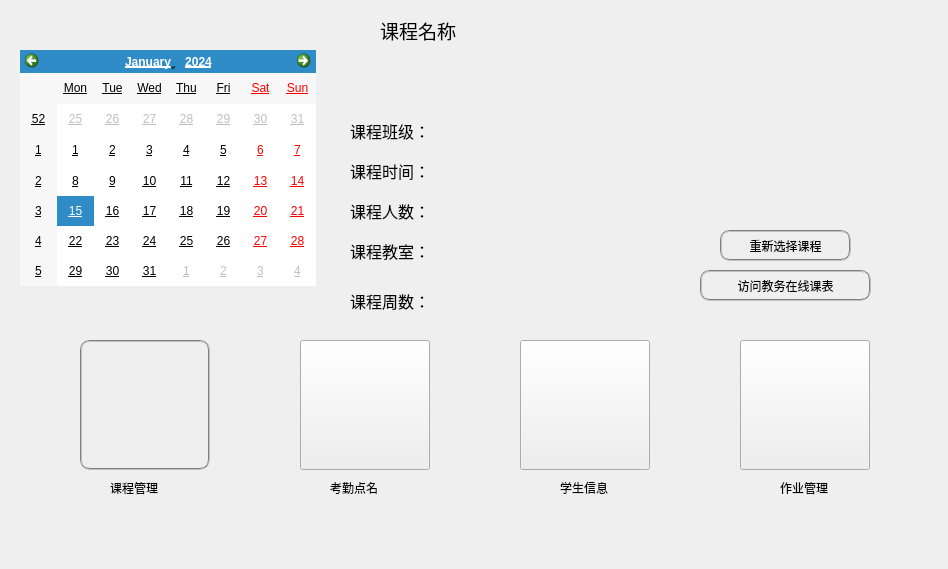
<?xml version="1.0" encoding="UTF-8"?>
<ui version="4.0">
 <class>gongneng</class>
 <widget class="QDialog" name="gongneng">
  <property name="geometry">
   <rect>
    <x>0</x>
    <y>0</y>
    <width>948</width>
    <height>569</height>
   </rect>
  </property>
  <property name="windowTitle">
   <string>GanLing Assistant</string>
  </property>
  <property name="styleSheet">
   <string notr="true">#gongneng { 
border-image: url(:/image/now/gongneng.jpg); 
} 
#gongneng * { 
border-image:url(/image/now/gongneng.jpg); 
}</string>
  </property>
  <widget class="QLabel" name="label">
   <property name="geometry">
    <rect>
     <x>350</x>
     <y>110</y>
     <width>241</width>
     <height>41</height>
    </rect>
   </property>
   <property name="font">
    <font>
     <family>造字工房悦圆（非商用）常规体</family>
     <pointsize>12</pointsize>
     <weight>9</weight>
     <italic>false</italic>
     <bold>false</bold>
    </font>
   </property>
   <property name="styleSheet">
    <string notr="true">border-image: url(:/image/toum.png);
font: 75 12pt &quot;造字工房悦圆（非商用）常规体&quot;;
</string>
   </property>
   <property name="text">
    <string>课程班级：</string>
   </property>
  </widget>
  <widget class="QLabel" name="label_2">
   <property name="geometry">
    <rect>
     <x>350</x>
     <y>150</y>
     <width>251</width>
     <height>41</height>
    </rect>
   </property>
   <property name="font">
    <font>
     <family>造字工房悦圆（非商用）常规体</family>
     <pointsize>12</pointsize>
     <weight>9</weight>
     <italic>false</italic>
     <bold>false</bold>
    </font>
   </property>
   <property name="styleSheet">
    <string notr="true">border-image: url(:/image/toum.png);
font: 75 12pt &quot;造字工房悦圆（非商用）常规体&quot;;</string>
   </property>
   <property name="text">
    <string>课程时间：</string>
   </property>
  </widget>
  <widget class="QLabel" name="label_3">
   <property name="geometry">
    <rect>
     <x>350</x>
     <y>230</y>
     <width>301</width>
     <height>41</height>
    </rect>
   </property>
   <property name="font">
    <font>
     <family>造字工房悦圆（非商用）常规体</family>
     <pointsize>12</pointsize>
     <weight>9</weight>
     <italic>false</italic>
     <bold>false</bold>
    </font>
   </property>
   <property name="styleSheet">
    <string notr="true">border-image: url(:/image/toum.png);
font: 75 12pt &quot;造字工房悦圆（非商用）常规体&quot;;</string>
   </property>
   <property name="text">
    <string>课程教室：</string>
   </property>
  </widget>
  <widget class="QLabel" name="label_4">
   <property name="geometry">
    <rect>
     <x>350</x>
     <y>190</y>
     <width>241</width>
     <height>41</height>
    </rect>
   </property>
   <property name="font">
    <font>
     <family>造字工房悦圆（非商用）常规体</family>
     <pointsize>12</pointsize>
     <weight>9</weight>
     <italic>false</italic>
     <bold>false</bold>
    </font>
   </property>
   <property name="styleSheet">
    <string notr="true">border-image: url(:/image/toum.png);
font: 75 12pt &quot;造字工房悦圆（非商用）常规体&quot;;</string>
   </property>
   <property name="text">
    <string>课程人数：</string>
   </property>
  </widget>
  <widget class="QPushButton" name="pushButton">
   <property name="geometry">
    <rect>
     <x>720</x>
     <y>230</y>
     <width>131</width>
     <height>31</height>
    </rect>
   </property>
   <property name="cursor">
    <cursorShape>PointingHandCursor</cursorShape>
   </property>
   <property name="styleSheet">
    <string notr="true">image: url(:/image/toum.png);
font: 75 12pt &quot;造字工房悦圆（非商用）常规体&quot;;
border:2px groove gray;
border-radius:10px;
padding:2px 4px;</string>
   </property>
   <property name="text">
    <string>重新选择课程</string>
   </property>
  </widget>
  <widget class="QPushButton" name="pushButton_2">
   <property name="geometry">
    <rect>
     <x>80</x>
     <y>340</y>
     <width>130</width>
     <height>130</height>
    </rect>
   </property>
   <property name="minimumSize">
    <size>
     <width>130</width>
     <height>130</height>
    </size>
   </property>
   <property name="maximumSize">
    <size>
     <width>130</width>
     <height>130</height>
    </size>
   </property>
   <property name="cursor">
    <cursorShape>PointingHandCursor</cursorShape>
   </property>
   <property name="styleSheet">
    <string notr="true">border-image: url(:/image/kecheng.png);
border:2px groove gray;
border-radius:10px;
padding:2px 4px;</string>
   </property>
   <property name="text">
    <string/>
   </property>
  </widget>
  <widget class="QPushButton" name="pushButton_3">
   <property name="geometry">
    <rect>
     <x>300</x>
     <y>340</y>
     <width>130</width>
     <height>130</height>
    </rect>
   </property>
   <property name="minimumSize">
    <size>
     <width>130</width>
     <height>130</height>
    </size>
   </property>
   <property name="maximumSize">
    <size>
     <width>130</width>
     <height>130</height>
    </size>
   </property>
   <property name="cursor">
    <cursorShape>PointingHandCursor</cursorShape>
   </property>
   <property name="styleSheet">
    <string notr="true">border-image: url(:/image/dianming.png);
selection-color: qradialgradient(spread:repeat, cx:0.5, cy:0.5, radius:0.077, fx:0.5, fy:0.5, stop:0 rgba(0, 169, 255, 147), stop:0.497326 rgba(0, 0, 0, 147), stop:1 rgba(0, 169, 255, 147));
</string>
   </property>
   <property name="text">
    <string/>
   </property>
  </widget>
  <widget class="QPushButton" name="pushButton_4">
   <property name="geometry">
    <rect>
     <x>520</x>
     <y>340</y>
     <width>130</width>
     <height>130</height>
    </rect>
   </property>
   <property name="minimumSize">
    <size>
     <width>130</width>
     <height>130</height>
    </size>
   </property>
   <property name="maximumSize">
    <size>
     <width>130</width>
     <height>130</height>
    </size>
   </property>
   <property name="cursor">
    <cursorShape>PointingHandCursor</cursorShape>
   </property>
   <property name="styleSheet">
    <string notr="true">border-image: url(:/image/xuesheng.png);</string>
   </property>
   <property name="text">
    <string/>
   </property>
  </widget>
  <widget class="QPushButton" name="pushButton_5">
   <property name="geometry">
    <rect>
     <x>740</x>
     <y>340</y>
     <width>130</width>
     <height>130</height>
    </rect>
   </property>
   <property name="minimumSize">
    <size>
     <width>130</width>
     <height>130</height>
    </size>
   </property>
   <property name="maximumSize">
    <size>
     <width>130</width>
     <height>130</height>
    </size>
   </property>
   <property name="cursor">
    <cursorShape>PointingHandCursor</cursorShape>
   </property>
   <property name="styleSheet">
    <string notr="true">border-image: url(:/image/zuoye.png);</string>
   </property>
   <property name="text">
    <string/>
   </property>
  </widget>
  <widget class="QLabel" name="label_5">
   <property name="geometry">
    <rect>
     <x>110</x>
     <y>480</y>
     <width>72</width>
     <height>15</height>
    </rect>
   </property>
   <property name="styleSheet">
    <string notr="true">font: 75 12pt &quot;造字工房悦圆（非商用）常规体&quot;;</string>
   </property>
   <property name="text">
    <string>课程管理</string>
   </property>
  </widget>
  <widget class="QLabel" name="label_6">
   <property name="geometry">
    <rect>
     <x>560</x>
     <y>480</y>
     <width>72</width>
     <height>15</height>
    </rect>
   </property>
   <property name="styleSheet">
    <string notr="true">font: 75 12pt &quot;造字工房悦圆（非商用）常规体&quot;;</string>
   </property>
   <property name="text">
    <string>学生信息</string>
   </property>
  </widget>
  <widget class="QLabel" name="label_7">
   <property name="geometry">
    <rect>
     <x>330</x>
     <y>480</y>
     <width>72</width>
     <height>15</height>
    </rect>
   </property>
   <property name="styleSheet">
    <string notr="true">font: 75 12pt &quot;造字工房悦圆（非商用）常规体&quot;;</string>
   </property>
   <property name="text">
    <string>考勤点名</string>
   </property>
  </widget>
  <widget class="QLabel" name="label_8">
   <property name="geometry">
    <rect>
     <x>780</x>
     <y>480</y>
     <width>72</width>
     <height>15</height>
    </rect>
   </property>
   <property name="styleSheet">
    <string notr="true">font: 75 12pt &quot;造字工房悦圆（非商用）常规体&quot;;</string>
   </property>
   <property name="text">
    <string>作业管理</string>
   </property>
  </widget>
  <widget class="QCalendarWidget" name="calendarWidget">
   <property name="geometry">
    <rect>
     <x>20</x>
     <y>50</y>
     <width>296</width>
     <height>236</height>
    </rect>
   </property>
   <property name="font">
    <font>
     <underline>true</underline>
    </font>
   </property>
   <property name="styleSheet">
    <string notr="true"/>
   </property>
  </widget>
  <widget class="QLabel" name="label_9">
   <property name="geometry">
    <rect>
     <x>350</x>
     <y>280</y>
     <width>301</width>
     <height>41</height>
    </rect>
   </property>
   <property name="font">
    <font>
     <family>造字工房悦圆（非商用）常规体</family>
     <pointsize>12</pointsize>
     <weight>9</weight>
     <italic>false</italic>
     <bold>false</bold>
    </font>
   </property>
   <property name="styleSheet">
    <string notr="true">border-image: url(:/image/toum.png);
font: 75 12pt &quot;造字工房悦圆（非商用）常规体&quot;;</string>
   </property>
   <property name="text">
    <string>课程周数：</string>
   </property>
  </widget>
  <widget class="QLabel" name="label_10">
   <property name="geometry">
    <rect>
     <x>720</x>
     <y>80</y>
     <width>120</width>
     <height>120</height>
    </rect>
   </property>
   <property name="text">
    <string/>
   </property>
  </widget>
  <widget class="QLabel" name="label_11">
   <property name="geometry">
    <rect>
     <x>380</x>
     <y>10</y>
     <width>551</width>
     <height>41</height>
    </rect>
   </property>
   <property name="font">
    <font>
     <family>造字工房悦圆（非商用）常规体</family>
     <pointsize>14</pointsize>
     <weight>9</weight>
     <italic>false</italic>
     <bold>false</bold>
    </font>
   </property>
   <property name="styleSheet">
    <string notr="true">border-image: url(:/image/toum.png);
font: 75 14pt &quot;造字工房悦圆（非商用）常规体&quot;;</string>
   </property>
   <property name="text">
    <string>课程名称</string>
   </property>
  </widget>
  <widget class="QPushButton" name="pushButton_6">
   <property name="geometry">
    <rect>
     <x>700</x>
     <y>270</y>
     <width>171</width>
     <height>31</height>
    </rect>
   </property>
   <property name="cursor">
    <cursorShape>PointingHandCursor</cursorShape>
   </property>
   <property name="styleSheet">
    <string notr="true">image: url(:/image/toum.png);
font: 75 12pt &quot;造字工房悦圆（非商用）常规体&quot;;
border:2px groove gray;
border-radius:10px;
padding:2px 4px;</string>
   </property>
   <property name="text">
    <string>访问教务在线课表</string>
   </property>
  </widget>
 </widget>
 <resources/>
 <connections/>
</ui>
